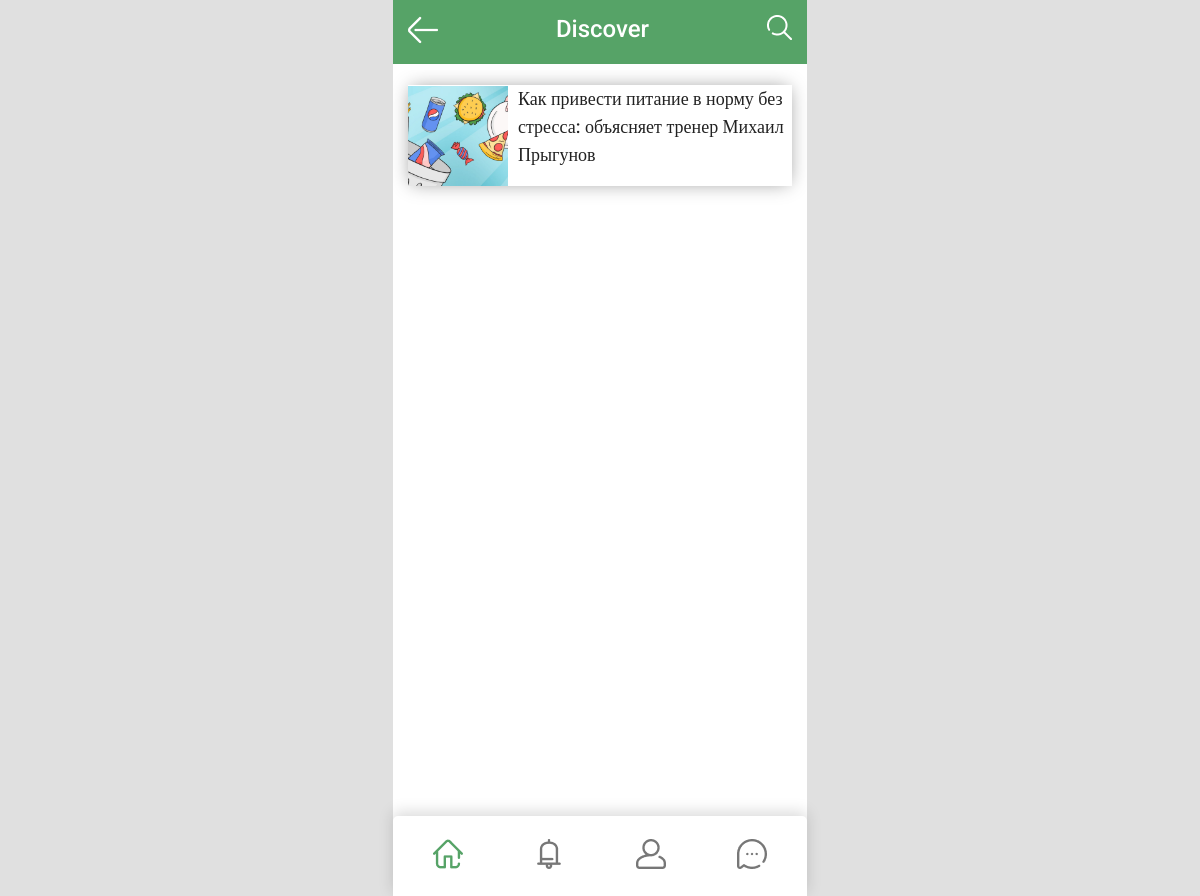
The page /blogs/ (signed in) on the database its author committed.
### myapp/models.py (models this page shows, shortened)
class Blogs(models.Model):
    title = models.CharField(max_length=255)
    image = models.ImageField(upload_to='blogs/')
    description = models.TextField()

### myapp/views.py (the view)
# urls.py: path('blogs/', views.blogs, name='blogs'),
@login_required
def blogs(request):
    articles = Blogs.objects.all()
    return render(request, 'blogs.html', {'articles': articles})

### templates/blogs.html (shortened to what this page needs)
<!DOCTYPE html>
<html lang="en">
  <head>
  {% load static %}
    <link rel="stylesheet" href="{% static 'assets/css/normalize.css' %}" />
    <link rel="stylesheet" href="{% static 'assets/css/login.css' %}" />
  </head>
  <body>
    <section class="home_section">
    <header>
        <div class="header_inner">
        <a href="{% url 'home' %}"><img src="{% static 'assets/img/arrow.png' %}" alt="" /></a>
        <h5>Discover</h5>
        <a href="#"><img src="{% static 'assets/img/search.png' %}" alt=""></a>
    </div>
    </header>
    <div class="main_home">
        {% for article in articles %}
        <a href="{% url 'blog' article.id %}" class="blogblock">
            <img src="{{ article.image.url }}" alt="" />
            <h5>{{ article.title }}</h5>
        </a>
        {% endfor %}
    </div>
    <footer>
        <div class="footer_inner">
          <a href="{% url 'home' %}"
            ><img src="{% static 'assets/img/home active.png' %}" alt=""
          /></a>
          <a href="{% url 'notifications' %}"
            ><img src="{% static 'assets/img/notification.png' %}" alt=""
          /></a>
          <a href="{% url 'profile' %}"
            ><img src="{% static 'assets/img/profile.png' %}" alt=""
          /></a>
          <a href="{% url 'messages' %}"
            ><img src="{% static 'assets/img/messages.png' %}" alt=""
          /></a>
        </div>
    </footer>
</section>
  </body>
</html>

### static/assets/css/login.css (style rules this page uses)
body { background-color: #e0e0e0; display: flex; overflow: auto; }
section { background-color: white; display: flex; flex-direction: column; justify-content: space-around; text-decoration: none; padding: 0 15px; min-height: 896px; margin: 0 auto; height: 100%; box-sizing: border-box; min-width: 414px; max-width: 550px; padding: 0 15px; }
a { text-decoration: none; }
h5 { font-family: Roboto; font-size: 24px; font-weight: 500; line-height: 28.13px; text-align: center; color: #777777; margin: 0; }
.home_section { padding: 0; width: 414px; position: relative; justify-content: stretch; }
header { box-sizing: border-box; padding: 15px; background-color: #56a367; width: 100%; z-index: 100; position: absolute; top: 0; }
header h5 { font-family: Roboto; font-size: 24px; font-weight: 500; line-height: 28.13px; text-align: left; color: #ffffff; }
.header_inner { display: flex; justify-content: space-between; }
footer { box-shadow: 0px -4px 15px 0px #00000026; width: 414px; height: 70px; gap: 0px; border-radius: 5px 5px 0px 0px; position: absolute; bottom: 0px; background-color: white; padding: 40px; box-sizing: border-box; z-index: 100; display: flex; align-items: center; justify-content: center; }
.footer_inner { width: 100%; display: flex; justify-content: space-between; }
.main_home { margin-top: 70px; padding: 15px; }
.main_home h5 { font-family: Roboto; font-size: 24px; font-weight: 500; line-height: 28.13px; text-align: left; color: #222222; margin-bottom: 17px; }
.blogblock { display: flex; align-items: center; gap: 10px; margin-bottom: 15px; -webkit-box-shadow: 0px 0px 18px -3px rgba(0, 0, 0, 0.42); -moz-box-shadow: 0px 0px 18px -3px rgba(0, 0, 0, 0.42); box-shadow: 0px 0px 18px -3px rgba(0, 0, 0, 0.42); }
.blogblock h5 { font-size: 18px; }
.blogblock img { width: 100px; height: 100px; object-fit: cover; }

### templates/blogs.html (style rules this page uses)
.main_home { overflow-y: auto; }
.blogblock { display: flex; align-items: center; gap: 10px; margin-bottom: 15px; -webkit-box-shadow: 0px 0px 18px -3px rgba(0, 0, 0, 0.42); -moz-box-shadow: 0px 0px 18px -3px rgba(0, 0, 0, 0.42); box-shadow: 0px 0px 18px -3px rgba(0, 0, 0, 0.42); }
.blogblock h5 { font-size: 18px; }
.blogblock img { width: 100px; height: 100px; object-fit: cover; }

### rows shown on the page
Blogs: image (picture), title "Как привести питание в норму без стресса: объясняет тренер Михаил Прыгунов"
